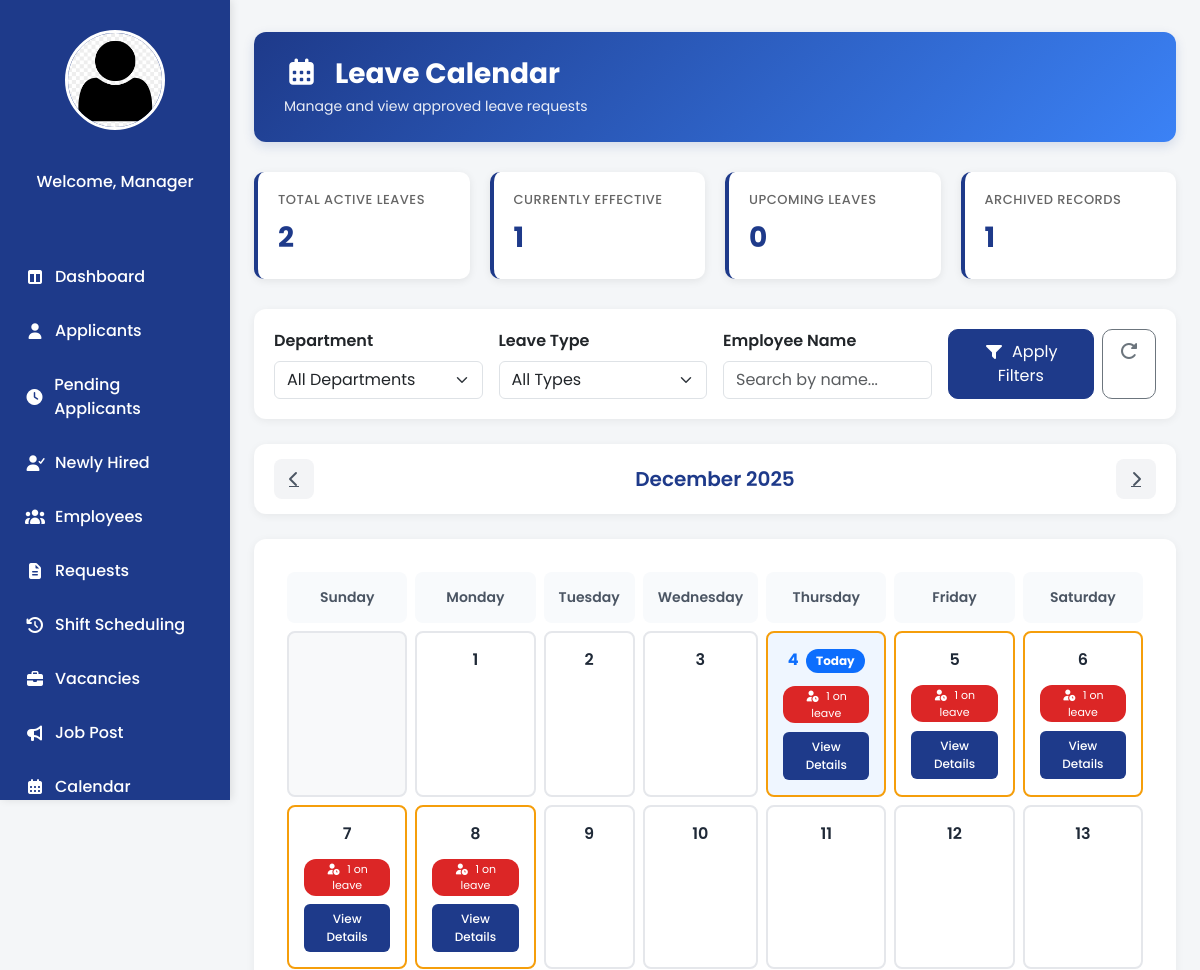
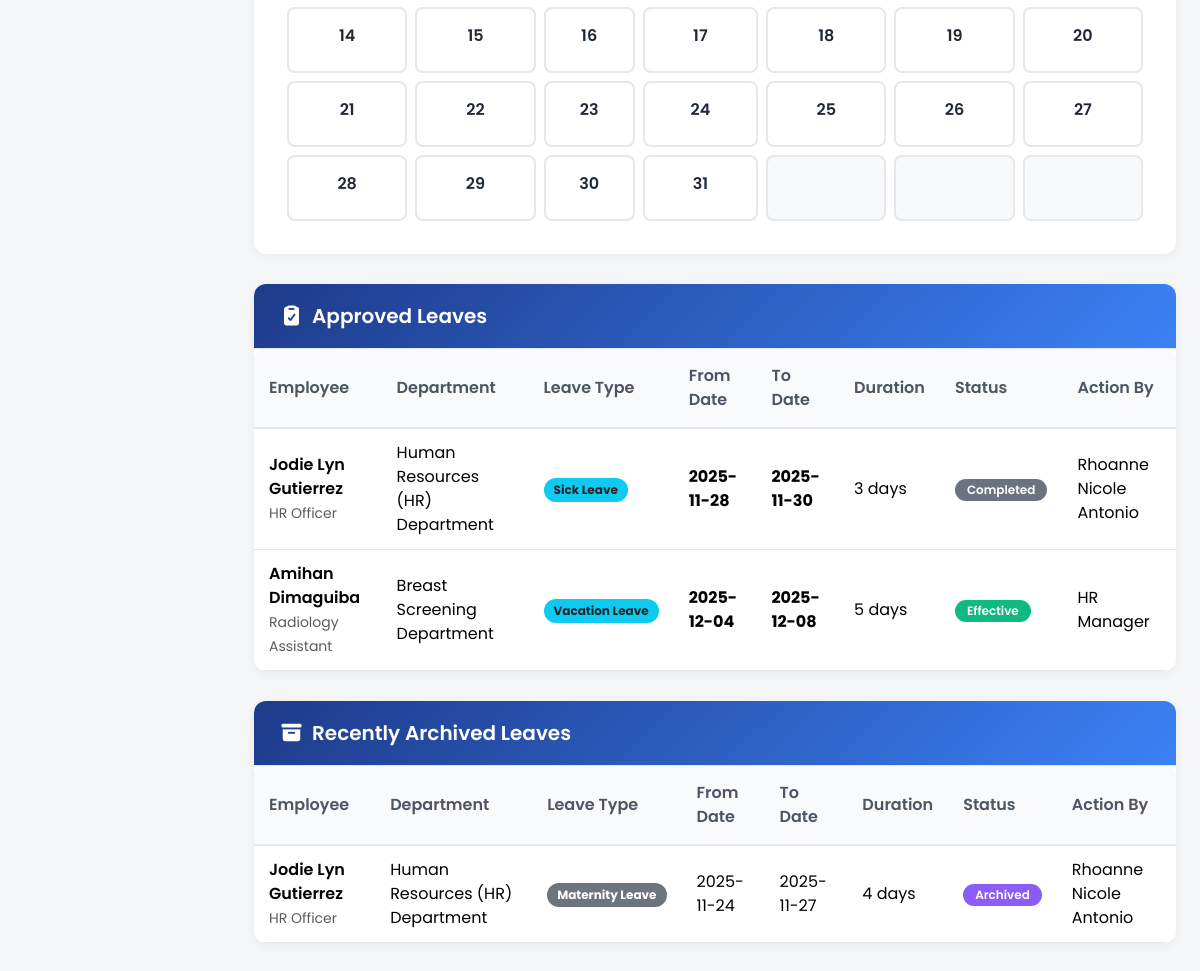
Before: /Manager_Calendar.php with the older database file (2 pictures, top to bottom).
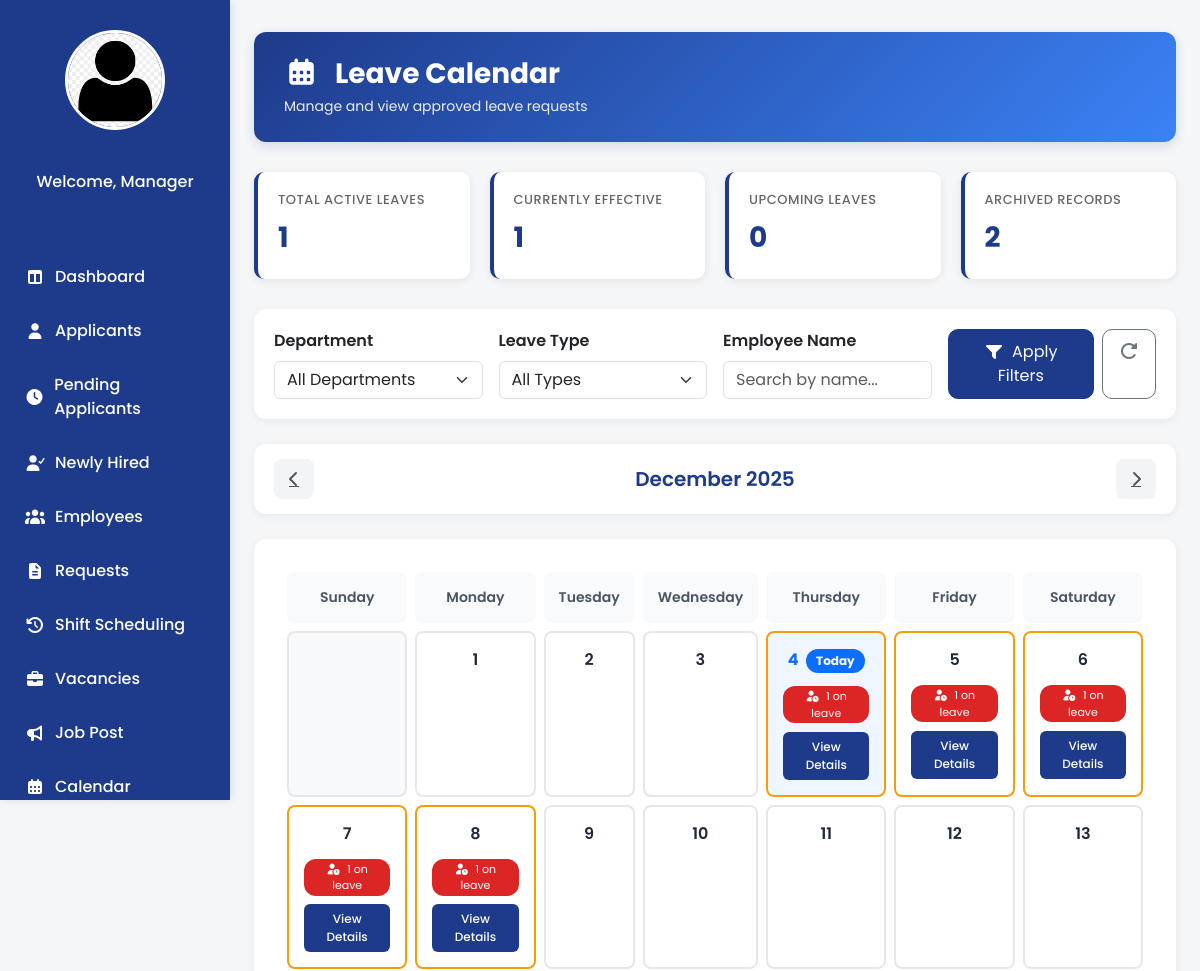
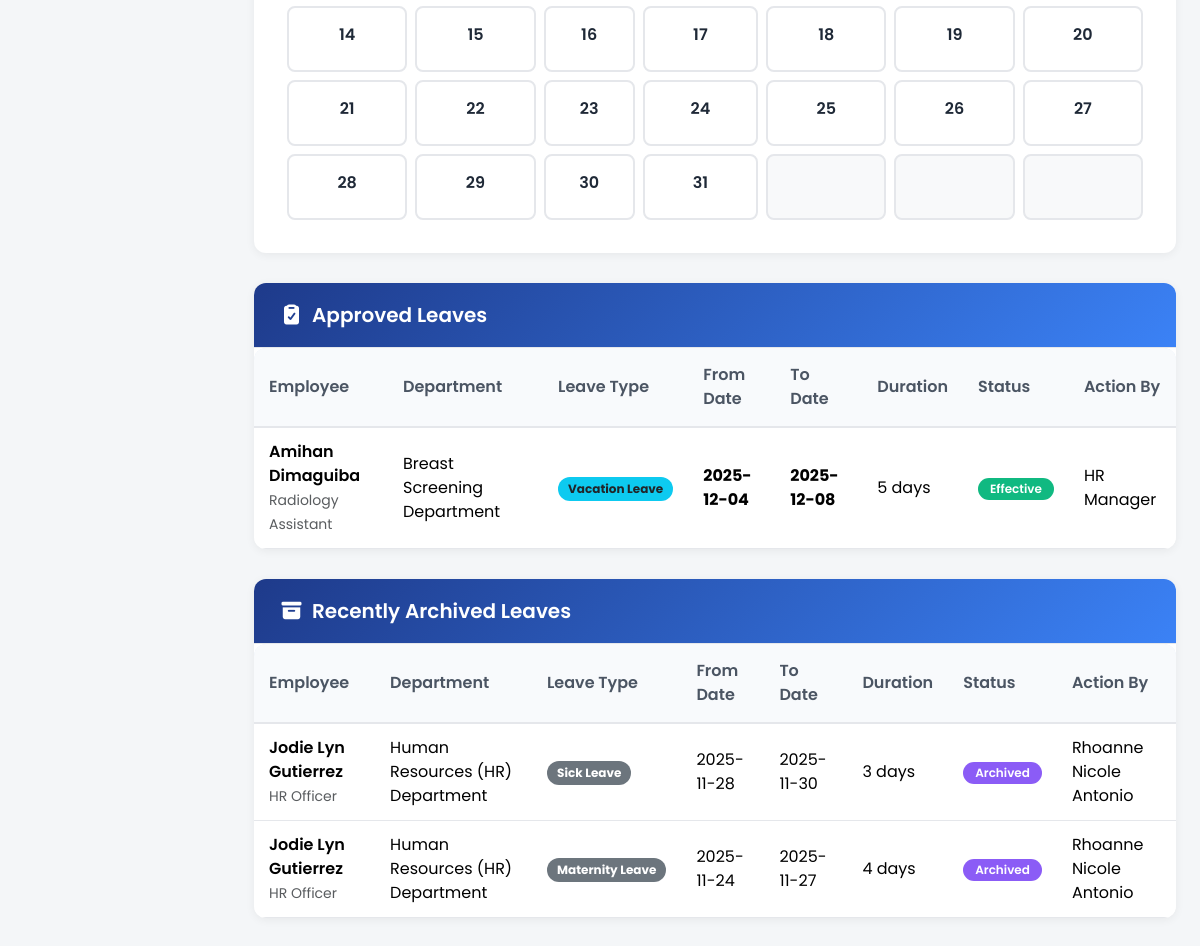
After: the same page with the newer database file (2 pictures, top to bottom).
### tables this page shows
CREATE TABLE `leave_request` (
  `request_id` int(11) NOT NULL,
  `empID` varchar(100) NOT NULL,
  `fullname` varchar(150) DEFAULT NULL,
  `department` varchar(100) DEFAULT NULL,
  `position` varchar(100) DEFAULT NULL,
  `type_name` varchar(50) DEFAULT NULL,
  `email_address` varchar(150) DEFAULT NULL,
  `e_signature` varchar(255) DEFAULT NULL,
  `request_type_id` int(11) NOT NULL,
  `request_type_name` varchar(100) DEFAULT NULL,
  `reason` text DEFAULT NULL,
  `status` varchar(50) NOT NULL DEFAULT 'Pending',
  `action_by` varchar(100) DEFAULT NULL,
  `requested_at` datetime NOT NULL DEFAULT current_timestamp(),
  `leave_type_id` int(11) DEFAULT NULL,
  `pay_category_id` int(11) DEFAULT NULL,
  `leave_type_name` varchar(100) DEFAULT NULL,
  `from_date` date DEFAULT NULL,
  `to_date` date DEFAULT NULL,
  `duration` int(11) DEFAULT NULL
);

CREATE TABLE `leave_request_archive` (
  `request_id` int(11) NOT NULL,
  `empID` varchar(100) NOT NULL,
  `fullname` varchar(150) DEFAULT NULL,
  `department` varchar(100) DEFAULT NULL,
  `position` varchar(100) DEFAULT NULL,
  `type_name` varchar(50) DEFAULT NULL,
  `email_address` varchar(150) DEFAULT NULL,
  `e_signature` varchar(255) DEFAULT NULL,
  `request_type_id` int(11) NOT NULL,
  `request_type_name` varchar(100) DEFAULT NULL,
  `reason` text DEFAULT NULL,
  `status` varchar(50) NOT NULL DEFAULT 'Pending',
  `action_by` varchar(100) DEFAULT NULL,
  `requested_at` datetime NOT NULL DEFAULT current_timestamp(),
  `leave_type_id` int(11) DEFAULT NULL,
  `pay_category_id` int(11) DEFAULT NULL,
  `leave_type_name` varchar(100) DEFAULT NULL,
  `from_date` date DEFAULT NULL,
  `to_date` date DEFAULT NULL,
  `duration` int(11) DEFAULT NULL
);

### Manager_Calendar.php (the view, shortened to what the changed rows need)
<?php
require 'admin/db.connect.php';
$menus = [
    "HR Director" => [
        "Dashboard" => "Manager_Dashboard.php",
        "Applicants" => "Manager_Applicants.php",
        "Pending Applicants" => "Manager_PendingApplicants.php",
        "Newly Hired" => "Newly-Hired.php",
        "Employees" => "Manager_Employees.php",
        "Requests" => "Manager_Request.php",
        "Shift Scheduling"  => "Manager_Scheduling.php",
        "Vacancies" => "Manager_Vacancies.php",
        "Job Post" => "Manager-JobPosting.php",
        "Calendar" => "Manager_Calendar.php",
        "Approvals" => "Manager_Approvals.php",
        "Reports" => "Manager_Reports.php",
        "Settings" => "Manager_LeaveSettings.php",
        "Logout" => "Login.php"
    ],
    "HR Manager" => [
        "Dashboard" => "Manager_Dashboard.php",
        "Applicants" => "Manager_Applicants.php",
        "Pending Applicants" => "Manager_PendingApplicants.php",
        "Newly Hired" => "Newly-Hired.php",
        "Employees" => "Manager_Employees.php",
        "Requests" => "Manager_Request.php",
        "Shift Scheduling"  => "Manager_Scheduling.php",
        "Vacancies" => "Manager_Vacancies.php",
        "Job Post" => "Manager-JobPosting.php",
        "Calendar" => "Manager_Calendar.php",
        "Approvals" => "Manager_Approvals.php",
        "Reports" => "Manager_Reports.php",
        "Settings" => "Manager_LeaveSettings.php",
        "Logout" => "Login.php"
    ],
    "Recruitment Manager" => [
        "Dashboard" => "Manager_Dashboard.php",
        "Applicants" => "Manager_Applicants.php",
        "Pending Applicants" => "Manager_PendingApplicants.php",
        "Newly Hired" => "Newly-Hired.php",
        "Vacancies" => "Manager_Vacancies.php",
        "Logout" => "Login.php"
    ],
    "HR Officer" => [
        "Dashboard" => "Manager_Dashboard.php",
        "Applicants" => "Manager_Applicants.php",
        "Pending Applicants" => "Manager_PendingApplicants.php",
        "Newly Hired" => "Newly-Hired.php",
        "Employees" => "Manager_Employees.php",
        "Logout" => "Login.php"
    ],
];
$role = $_SESSION['sub_role'] ?? "HR Manager";
$icons = [
    "Dashboard" => "fa-table-columns",
    "Applicants" => "fa-user",
    "Pending Applicants" => "fa-clock",
    "Newly Hired" => "fa-user-check",
    "Employees" => "fa-users",
    "Requests" => "fa-file-lines",
    "Shift Scheduling" => "fa-clock-rotate-left",
    "Vacancies" => "fa-briefcase",
    "Job Post" => "fa-bullhorn",
    "Calendar" => "fa-calendar-days",
    "Approvals" => "fa-square-check",
    "Reports" => "fa-chart-column",
    "Settings" => "fa-gear",
    "Logout" => "fa-right-from-bracket"
];
$today = date('Y-m-d');
$archTbl = $conn->query("SHOW TABLES LIKE 'leave_request_archive'");
$hasArchive = ($archTbl && $archTbl->num_rows > 0);
if ($hasArchive) {
  $conn->query("INSERT INTO leave_request_archive SELECT * FROM leave_request WHERE status = 'Approved' AND to_date < CURDATE()");
  $conn->query("DELETE FROM leave_request WHERE status = 'Approved' AND to_date < CURDATE()");
}
$leaves = [];
$stmt = $conn->prepare("SELECT empID, fullname, department, position, type_name, request_type_id, request_type_name, leave_type_name, action_by, from_date, to_date, duration FROM leave_request WHERE status = 'Approved' ORDER BY from_date ASC");
$stmt->execute();
$res = $stmt->get_result();
while ($row = $res->fetch_assoc()) { $leaves[] = $row; }
$filterDept = isset($_GET['dept']) ? $_GET['dept'] : '';
$filterType = isset($_GET['ltype']) ? $_GET['ltype'] : '';
$filterName = isset($_GET['q']) ? $_GET['q'] : '';
$archives = [];
if ($hasArchive) {
  $aq = $conn->query("SELECT empID, fullname, department, position, type_name, request_type_id, request_type_name, leave_type_name, action_by, from_date, to_date, duration FROM leave_request_archive ORDER BY to_date DESC LIMIT 200");
  if ($aq) { while ($r = $aq->fetch_assoc()) { $archives[] = $r; } }
}
$displayLeaves = array_values(array_filter($leaves, function($lv) use ($filterDept, $filterType, $filterName) {
  if ($filterDept !== '' && $lv['department'] !== $filterDept) return false;
  if ($filterType !== '' && $lv['leave_type_name'] !== $filterType) return false;
  if ($filterName !== '' && stripos($lv['fullname'], $filterName) === false) return false;
  return true;
}));
$displayArchives = array_values(array_filter($archives, function($lv) use ($filterDept, $filterType, $filterName) {
  if ($filterDept !== '' && $lv['department'] !== $filterDept) return false;
  if ($filterType !== '' && $lv['leave_type_name'] !== $filterType) return false;
  if ($filterName !== '' && stripos($lv['fullname'], $filterName) === false) return false;
  return true;
}));
$eventsByDate = [];
foreach ($leaves as $lv) {
  $start = $lv['from_date'] ? new DateTime($lv['from_date']) : null;
  $end = $lv['to_date'] ? new DateTime($lv['to_date']) : null;
  for ($d = clone $start; $d <= $end; $d->modify('+1 day')) {
    $key = $d->format('Y-m-d');
    if (!isset($eventsByDate[$key])) $eventsByDate[$key] = [];
    $eventsByDate[$key][] = [
      'empID' => $lv['empID'],
      'fullname' => $lv['fullname'],
      'department' => $lv['department'],
      'position' => $lv['position'],
      'leave_type_name' => $lv['leave_type_name']
    ];
  }
}
$month = isset($_GET['month']) ? intval($_GET['month']) : intval(date('n'));
$year = isset($_GET['year']) ? intval($_GET['year']) : intval(date('Y'));
$firstDay = new DateTime(sprintf('%04d-%02d-01', $year, $month));
$daysInMonth = intval($firstDay->format('t'));
$startWeekday = intval($firstDay->format('w'));
$totalLeaves = count($displayLeaves);
$totalArchived = count($displayArchives);
?>
<!DOCTYPE html>
<html lang="en">
<head>
  <link href="https://cdn.jsdelivr.net/npm/bootstrap@5.3.3/dist/css/bootstrap.min.css" rel="stylesheet">
  <link rel="stylesheet" href="https://cdnjs.cloudflare.com/ajax/libs/font-awesome/7.0.1/css/all.min.css">
  <link rel="stylesheet" href="manager-sidebar.css">
</head>
<body>
  <div class="sidebar">
    <ul class="nav">
      <?php foreach ($menus[$role] as $label => $link): ?>
        <li><a href="<?php echo $link; ?>"><i class="fa-solid <?php echo $icons[$label] ?? 'fa-circle'; ?>"></i><?php echo $label; ?></a></li>
      <?php endforeach; ?>
    </ul>
  </div>
  <div class="main-content">
    <div class="page-header">
      <h1><i class="fa-solid fa-calendar-days me-3"></i>Leave Calendar</h1>
    </div>
    <div class="stats-grid">
      <div class="stat-card">
        <h6>Total Active Leaves</h6>
        <div class="stat-number"><?= $totalLeaves ?></div>
      </div>
      <div class="stat-card">
        <h6>Archived Records</h6>
        <div class="stat-number"><?= $totalArchived ?></div>
      </div>
    </div>
    <div class="month-nav">
      <h2 class="month-title"><?= date('F Y', strtotime(sprintf('%04d-%02d-01', $year, $month))) ?></h2>
    </div>
    <div class="calendar-container">
      <table class="calendar-table">
        <thead>
          <tr>
            <th>Sunday</th>
            <th>Monday</th>
            <th>Tuesday</th>
            <th>Wednesday</th>
            <th>Thursday</th>
            <th>Friday</th>
            <th>Saturday</th>
          </tr>
        </thead>
        <tbody>
          <?php $day = 1; for ($row = 0; $row < 6; $row++): ?>
            <tr>
              <?php for ($col = 0; $col < 7; $col++): ?>
                <?php if ($row === 0 && $col < $startWeekday): ?>
                  <td class="bg-light"></td>
                <?php elseif ($day > $daysInMonth): ?>
                  <td class="bg-light"></td>
                <?php else: ?>
                  <?php
                    $dateStr = sprintf('%04d-%02d-%02d', $year, $month, $day);
                    $items = $eventsByDate[$dateStr] ?? [];
                    $hasLeave = !empty($items);
                    $isToday = ($dateStr === $today);
                  ?>
                  <td class="<?= $hasLeave ? 'has-leave' : '' ?>" style="background: <?= $isToday ? '#EFF6FF' : 'white' ?>;">
                    <div class="calendar-day <?= $isToday ? 'text-primary fw-bold' : '' ?>">
                      <?= $day ?>
                      <?php if ($isToday): ?>
                        <span class="badge bg-primary ms-1">Today</span>
                      <?php endif; ?>
                    </div>
                    <?php if ($hasLeave): ?>
                      <div class="leave-indicator">
                        <i class="fa-solid fa-user-clock me-1"></i>
                        <?= count($items) ?> on leave
                      </div>
                      <button type="button" class="view-day-btn view-day"
                              data-date="<?= $dateStr ?>"
                              data-items='<?= json_encode($items) ?>'>
                        View Details
                      </button>
                    <?php endif; ?>
                  </td>
                  <?php $day++; ?>
                <?php endif; ?>
              <?php endfor; ?>
            </tr>
            <?php if ($day > $daysInMonth) break; ?>
          <?php endfor; ?>
        </tbody>
      </table>
    </div>
    <div class="data-table">
      <div class="data-table-content">
        <div class="table-responsive">
          <table class="table table-custom">
            <thead>
              <tr>
                <th>Employee</th>
                <th>Department</th>
                <th>Leave Type</th>
                <th>From Date</th>
                <th>To Date</th>
                <th>Duration</th>
                <th>Status</th>
                <th>Action By</th>
              </tr>
            </thead>
            <tbody>
              <?php foreach ($displayLeaves as $lv): ?>
                <?php
                  $from = $lv['from_date'];
                  $to = $lv['to_date'];
                  $st = ($from && $to && $today >= $from && $today <= $to) ? 'Effective' : (($from && $today < $from) ? 'Upcoming' : 'Completed');
                ?>
                <tr>
                  <td>
                    <div class="fw-semibold"><?= htmlspecialchars($lv['fullname']) ?></div>
                    <small class="text-muted"><?= htmlspecialchars($lv['position']) ?></small>
                  </td>
                  <td><?= htmlspecialchars($lv['department']) ?></td>
                  <td>
                    <span class="badge bg-info text-dark"><?= htmlspecialchars($lv['leave_type_name'] ?? 'N/A') ?></span>
                  </td>
                  <td><strong><?= htmlspecialchars($from ?? 'N/A') ?></strong></td>
                  <td><strong><?= htmlspecialchars($to ?? 'N/A') ?></strong></td>
                  <td><?= htmlspecialchars($lv['duration'] ?? 'N/A') ?> days</td>
                  <td>
                    <?php if ($st === 'Effective'): ?>
                      <span class="badge badge-status badge-effective">Effective</span>
                    <?php elseif ($st === 'Upcoming'): ?>
                      <span class="badge badge-status badge-upcoming">Upcoming</span>
                    <?php else: ?>
                      <span class="badge badge-status badge-completed">Completed</span>
                    <?php endif; ?>
                  </td>
                  <td><?= htmlspecialchars($lv['action_by'] ?? 'N/A') ?></td>
                </tr>
              <?php endforeach; ?>
            </tbody>
          </table>
        </div>
      </div>
    </div>
    <?php if ($hasArchive): ?>
      <div class="data-table">
        <div class="data-table-content">
          <div class="table-responsive">
            <table class="table table-custom">
              <thead>
                <tr>
                  <th>Employee</th>
                  <th>Department</th>
                  <th>Leave Type</th>
                  <th>From Date</th>
                  <th>To Date</th>
                  <th>Duration</th>
                  <th>Status</th>
                  <th>Action By</th>
                </tr>
              </thead>
              <tbody>
                <?php if (!empty($displayArchives)): foreach ($displayArchives as $lv): ?>
                  <tr>
                    <td>
                      <div class="fw-semibold"><?= htmlspecialchars($lv['fullname']) ?></div>
                      <small class="text-muted"><?= htmlspecialchars($lv['position']) ?></small>
                    </td>
                    <td><?= htmlspecialchars($lv['department']) ?></td>
                    <td>
                      <span class="badge bg-secondary"><?= htmlspecialchars($lv['leave_type_name'] ?? 'N/A') ?></span>
                    </td>
                    <td><?= htmlspecialchars($lv['from_date'] ?? 'N/A') ?></td>
                    <td><?= htmlspecialchars($lv['to_date'] ?? 'N/A') ?></td>
                    <td><?= htmlspecialchars($lv['duration'] ?? 'N/A') ?> days</td>
                    <td><span class="badge badge-status badge-archived">Archived</span></td>
                    <td><?= htmlspecialchars($lv['action_by'] ?? 'N/A') ?></td>
                  </tr>
                <?php endforeach; endif; ?>
              </tbody>
            </table>
          </div>
        </div>
      </div>
    <?php endif; ?>
  </div>
</body>
</html>

Changed rows visible on the page:
removed leave_request: fullname "Jodie Lyn Gutierrez", position "HR Officer", department "Human Resources (HR) Department", leave_type_name "Sick Leave", from_date "2025-11-28", to_date "2025-11-30", duration "3", shows "Completed", action_by "Rhoanne Nicole Antonio"
added leave_request_archive: fullname "Jodie Lyn Gutierrez", position "HR Officer", department "Human Resources (HR) Department", leave_type_name "Sick Leave", from_date "2025-11-28", to_date "2025-11-30", duration "3", action_by "Rhoanne Nicole Antonio"
Other visible differences:
$totalLeaves: "2" → "1"
$totalArchived: "1" → "2"
